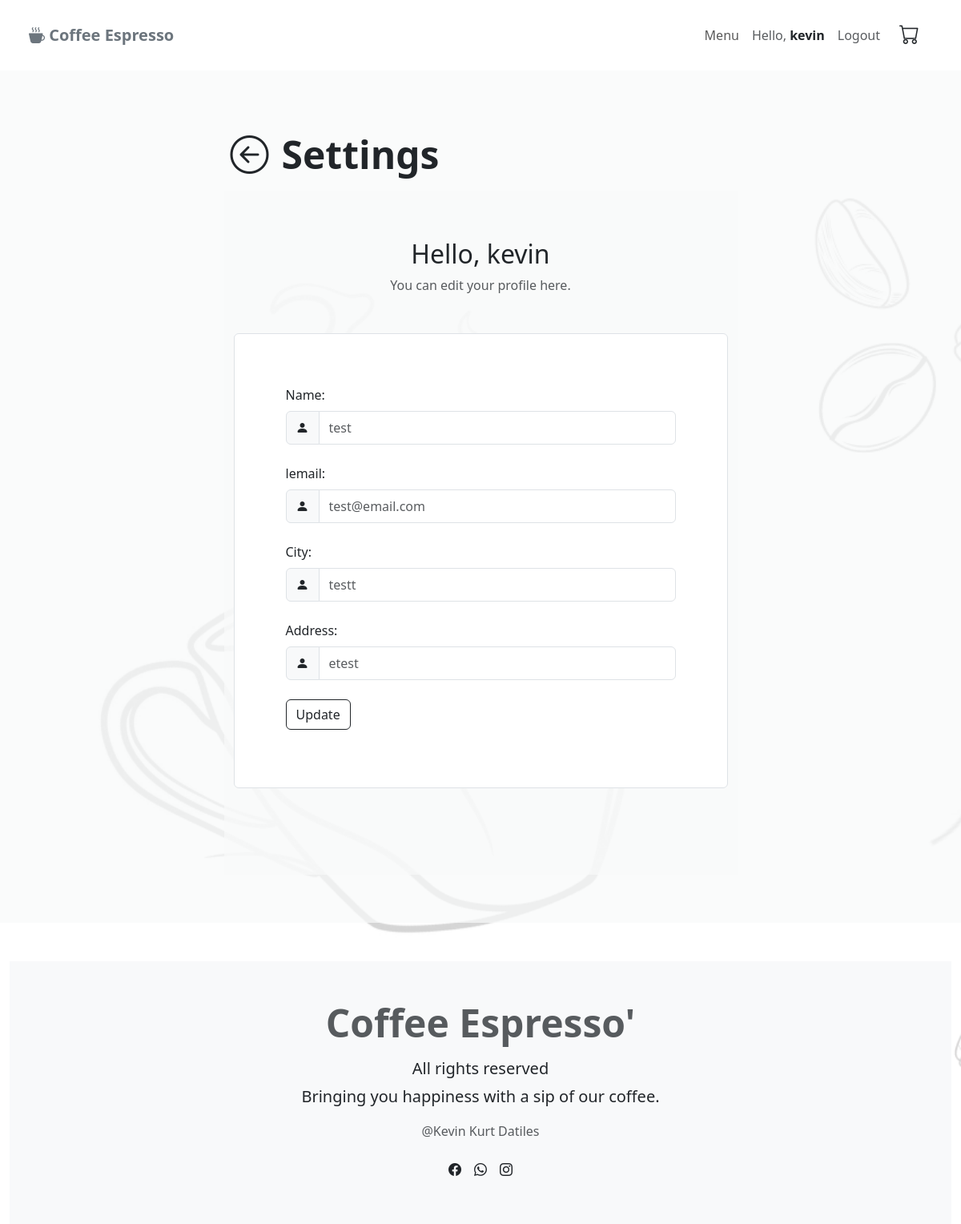
The app's page /user-settings/1 (signed in) with its own data.
### base/models.py (models this page shows, shortened)
class Customer(models.Model):
    user = models.OneToOneField(User, on_delete=models.CASCADE, null=True, blank=True)
    name = models.CharField(max_length=100, null=True)
    email = models.CharField(max_length=100, null=True)
    address = models.CharField(max_length=100, null=True)
    city = models.CharField(max_length=100, null=True)

### base/views.py (the view, shortened to what this page needs)
# urls.py: path('user-settings/<str:pk>', views.userProfile, name='user-settings'),
@login_required(login_url='login')
def userProfile(request, pk):
    if request.user.is_authenticated:
        try:
            customer = Customer.objects.get(id=pk)
        except Customer.DoesNotExist:
            return redirect('error404')
        if request.user != customer.user:
            return redirect('error404')
        context = {
            'customer': customer,
        }
    else:
        return render(request, 'login first')
    return render(request, 'base/user-settings.html', context)

### base/templates/base/user-settings.html (shortened to what this page needs)
{% extends 'base/index.html' %}
{% load static %}
{% block content %}
<section class="intro bg-blur" id="intro">
    <div class="container-lg">
        <div class="row justify-content-center align-items-center">
            <div class="col-sm-7">
                <div class="display-5 my-2 p-2 text-center text-sm-start fw-bold"><a href="{% url 'menu' %}"><i class="bi bi-arrow-left-circle me-3 text-dark"></i></a>Settings</div>
                <section id="reviews" class="bg-blur">
                    <div class="container-lg">
                        <div class="text-center">
                            <h2>Hello, {{ user }}</h2>
                            <p class="text-muted">You can edit your profile here.</p>
                        </div>
                        <div class="row justify-content-center my-5">
                            <div class="col-lg-12 text-start">
                                <div class="list-group ">
                                    <div class="list-group-item py-3 justify-content-center">
                                        <form class="p-5" method="POST">
                                            <label for="name" class="form-label">Name: </label>
                                            <div class="mb-4 input-group">
                                                <span class="input-group-text"><i class="bi bi-person-fill"></i></span>
                                                <input type="text" class="form-control py-2" name="username" id="name" placeholder="{{ customer.name }}">
                                            </div>
                                            l<label for="name" class="form-label">email: </label>
                                            <div class="mb-4 input-group">
                                                <span class="input-group-text"><i class="bi bi-person-fill"></i></span>
                                                <input type="email" class="form-control py-2" name="email" id="name" placeholder="{{ customer.email }}">
                                            </div>
                                            <label for="name" class="form-label">City: </label>
                                            <div class="mb-4 input-group">
                                                <span class="input-group-text"><i class="bi bi-person-fill"></i></span>
                                                <input type="text" class="form-control py-2" name="city" id="name" placeholder="{{ customer.city }}">
                                            </div>
                                            <label for="name" class="form-label">Address: </label>
                                            <div class="mb-4 input-group">
                                                <span class="input-group-text"><i class="bi bi-person-fill"></i></span>
                                                <input type="text" class="form-control py-2" name="address" id="name" placeholder="{{ customer.address }}">
                                            </div>
                                            <div class="mb-2">
                                                <button type="submit" class="btn btn-outline-dark">Update</button>
                                            </div>
                                        </form>
                                    </div>
                                </div>
                            </div>
                            </div>
                        </div>
                    </div>
                </section>
{% endblock %}

### base/templates/base/index.html (shortened to what this page needs)
{% load static %}
<!DOCTYPE html>
<html lang="en">
<head>
    <link href="https://cdn.jsdelivr.net/npm/bootstrap@5.3.0/dist/css/bootstrap.min.css" rel="stylesheet">
    <link rel="stylesheet" href="https://cdn.jsdelivr.net/npm/bootstrap-icons@1.10.5/font/bootstrap-icons.css">
    <link rel="stylesheet" href="{% static 'css/main.css' %}">
</head>
<body>
    <nav class="navbar navbar-expand-md navbar-light p-4" id="navbar">
        <div class="container-xxl">
            <a href="{% url 'home' %}" class="navbar-brand">
                <span class="fw-bold text-secondary">
                    <i class="bi bi-cup-hot-fill"></i>
                    Coffee Espresso
                </span>
            </a>
            <div class="collapse navbar-collapse justify-content-end align-center" id="main-nav">
                <ul class="navbar-nav">
                    <li class="nav-item">
                        <a href="{% url 'menu' %}" class="nav-link">Menu</a>
                    </li>
                    {% if user.is_authenticated %}
                    <li class="nav-item">
                        <div class="text-muted nav-link">Hello, <a href="{% url 'user-settings' request.user.id %}" class="text-decoration-none text-dark"><span class="fw-bold">{{ request.user }}</span></a></div>
                    </li>
                    <li class="nav-item">
                        <div class="text-muted nav-link"><a href="{% url 'logout' %}" class="text-decoration-none text-dark"><span class="text-muted">Logout</span></a></div>
                    </li>
                    {% else %}
                    <li class="nav-item ms-2 d-none d-md-inline">
                        <a href="{% url 'login' %}" class="btn btn-outline-dark">Login</a>
                    </li>
                    {% endif %}
                    {% if page != 1 %}
                    <li class="nav-item">
                        <a href="{% url 'cart'%}" class="iconClass px-3">
                            <i class="bi bi-cart text-decoration-none text-dark" style="font-size: 25px">
                            </i>
                        </a>
                    </li>
                    {% endif %}
                </ul>
            </div>
        </div>
    </nav>
    {% block content %}
    {% endblock %}
    <footer>
        <div class="container-fluid footer mt-5">
            <div class="bg-light py-5 footer">
                <div class="text-center">
                    <a href="#navbar" class="display-5 fw-bold text-muted text-decoration-none"><p >Coffee Espresso'</p></a>
                    <h5>All rights reserved</h5>
                    <p class="lead">Bringing you happiness with a sip of our coffee.</p>
                    <p class="text-muted">@Kevin Kurt Datiles</p>
                </div>
                <div class="d-flex justify-content-center">
                    <div class="p-2">
                        <a href="https://www.facebook.com/pogingposte9" class="text-dark text-lg"><i class="bi bi-facebook"></i></a>
                    </div>
                    <div class="p-2">
                        <a href="#" class="text-dark"><i class="bi bi-whatsapp"></i></a>
                    </div>
                    <div class="p-2">
                        <a href="#" class="text-dark"><i class="bi bi-instagram"></i></a>
                    </div>
                </div>
            </div>
        </div>
    </footer>
</body>
</html>

### base/static/css/main.css (style rules this page uses)
html, body { height: 100%; }
body { background-image: url(/static/images/background.png); background-repeat: no-repeat; background-size: cover; background-position: center; background-attachment: fixed; }
.footer { flex-shrink: 0; margin-top: auto; }
.bg-blur { background-color: rgba(248,249,250, 0.7); }
section { padding: 60px 0; }

### records on screen
Customer: username "test", email "test@email.com", city "testt", address "etest"

### other values on screen
{{ request.user }} "kevin"
{{ user }} "kevin"
